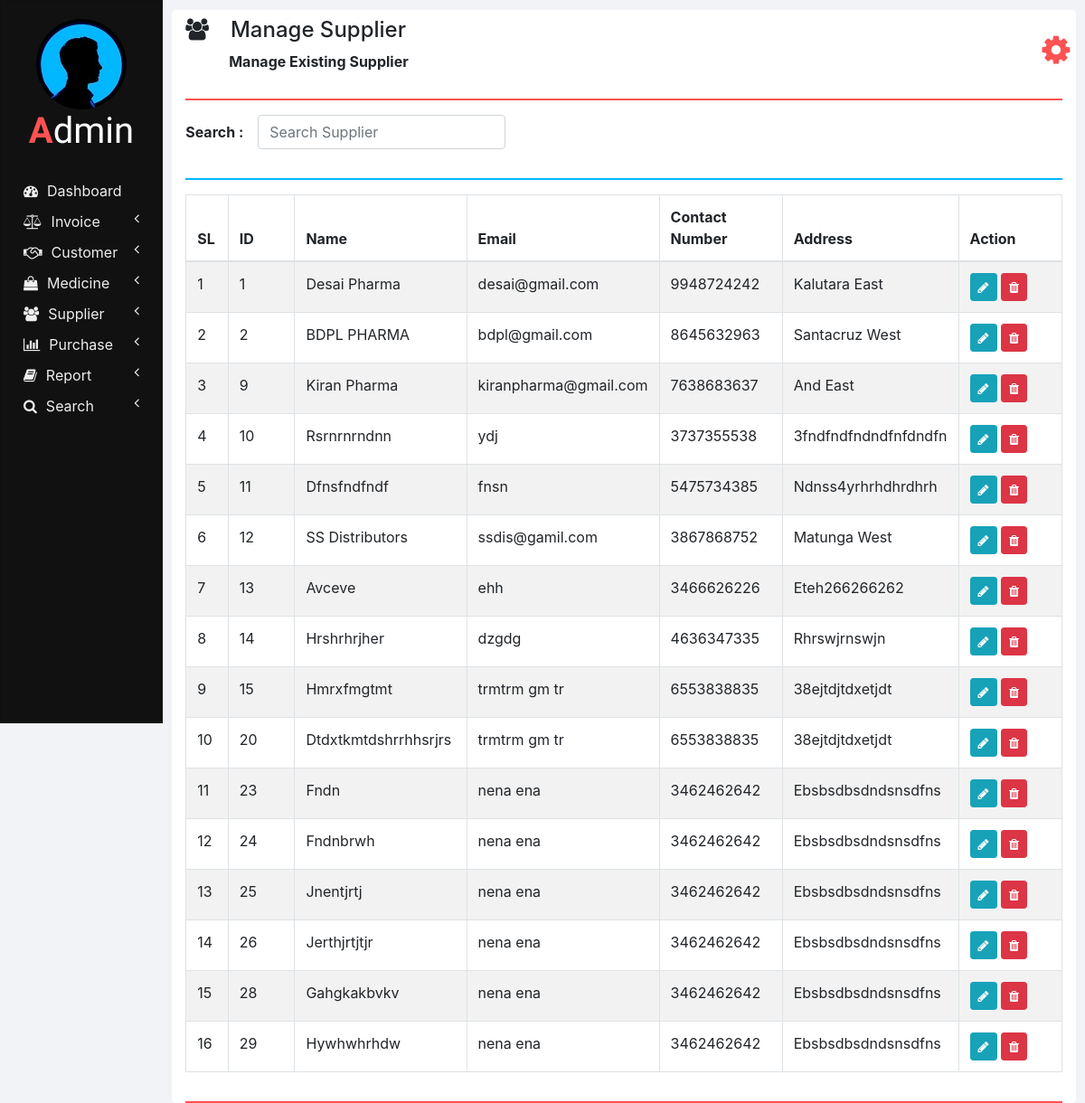
Page /manage_supplier.php on the committed database.
### tables this page shows
CREATE TABLE `suppliers` (
  `ID` int(11) NOT NULL,
  `NAME` varchar(100) NOT NULL,
  `EMAIL` varchar(100) NOT NULL,
  `CONTACT_NUMBER` varchar(10) NOT NULL,
  `ADDRESS` varchar(100) NOT NULL
);

### php/manage_supplier.php (the view, shortened to what this page needs)
<?php
  function showSuppliers($id) {
    require "db_connection.php";
    if($con) {
      $seq_no = 0;
      $query = "SELECT * FROM suppliers";
      $result = mysqli_query($con, $query);
      while($row = mysqli_fetch_array($result)) {
        $seq_no++;
        if($row['ID'] == $id)
          showEditOptionsRow($seq_no, $row);
        else
          showSupplierRow($seq_no, $row);
      }
    }
  }
  function showSupplierRow($seq_no, $row) {
    ?>
    <tr>
      <td><?php echo $seq_no; ?></td>
      <td><?php echo $row['ID'] ?></td>
      <td><?php echo $row['NAME']; ?></td>
      <td><?php echo $row['EMAIL']; ?></td>
      <td><?php echo $row['CONTACT_NUMBER']; ?></td>
      <td><?php echo $row['ADDRESS']; ?></td>
      <td>
        <button href="" class="btn btn-info btn-sm" onclick="editSupplier(<?php echo $row['ID']; ?>);">
          <i class="fa fa-pencil"></i>
        </button>
        <button class="btn btn-danger btn-sm" onclick="deleteSupplier(<?php echo $row['ID']; ?>);">
          <i class="fa fa-trash"></i>
        </button>
      </td>
    </tr>
    <?php
  }
  ?>

### css/sidenav.css (style rules this page uses)
body { background-color: #f1f3f6; }
.sidenav { width: 15%; height: 100vh; background-color: #222222; position: fixed; z-index: 1; flex: 1 0 auto; }
.card { width: 100%; height: 100%; top: 0; border-radius: 0; background-color: #111111; }
.logo .logo-caption { font-family: 'Poiret One', cursive; color: #ffffff; text-align: center; margin-bottom: 25px; }
.logo .profile { margin-left: 50%; border-radius: 50%; transform: translate(-50%); }
.logo .tweak { color: #ff5252; font-weight: bold; }
.main-menu-item { padding: 5px 5px; cursor: pointer; }
.main-menu-item > a { color: #eeeeee; text-decoration: none; font-size: 16px; }
.main-menu-item > a > span { margin-left: 10px; }

### css/home.css (style rules this page uses)
html, body { height: 100vh; }

### rows in the picture
suppliers: seq_no "1", ID "1", NAME "Desai Pharma", EMAIL "desai@gmail.com", CONTACT_NUMBER "9948724242", ADDRESS "Kalutara East"
suppliers: seq_no "2", ID "2", NAME "BDPL PHARMA", EMAIL "bdpl@gmail.com", CONTACT_NUMBER "8645632963", ADDRESS "Santacruz West"
suppliers: seq_no "3", ID "9", NAME "Kiran Pharma", EMAIL "kiranpharma@gmail.com", CONTACT_NUMBER "7638683637", ADDRESS "And East"
suppliers: seq_no "4", ID "10", NAME "Rsrnrnrndnn", EMAIL "ydj", CONTACT_NUMBER "3737355538", ADDRESS "3fndfndfndndfnfdndfn"
suppliers: seq_no "5", ID "11", NAME "Dfnsfndfndf", EMAIL "fnsn", CONTACT_NUMBER "5475734385", ADDRESS "Ndnss4yrhrhdhrdhrh"
suppliers: seq_no "6", ID "12", NAME "SS Distributors", EMAIL "ssdis@gamil.com", CONTACT_NUMBER "3867868752", ADDRESS "Matunga West"
suppliers: seq_no "7", ID "13", NAME "Avceve", EMAIL "ehh", CONTACT_NUMBER "3466626226", ADDRESS "Eteh266266262"
suppliers: seq_no "8", ID "14", NAME "Hrshrhrjher", EMAIL "dzgdg", CONTACT_NUMBER "4636347335", ADDRESS "Rhrswjrnswjn"
suppliers: seq_no "9", ID "15", NAME "Hmrxfmgtmt", EMAIL "trmtrm gm tr", CONTACT_NUMBER "6553838835", ADDRESS "38ejtdjtdxetjdt"
suppliers: seq_no "10", ID "20", NAME "Dtdxtkmtdshrrhhsrjrs", EMAIL "trmtrm gm tr", CONTACT_NUMBER "6553838835", ADDRESS "38ejtdjtdxetjdt"
suppliers: seq_no "11", ID "23", NAME "Fndn", EMAIL "nena ena", CONTACT_NUMBER "3462462642", ADDRESS "Ebsbsdbsdndsnsdfns"
suppliers: seq_no "12", ID "24", NAME "Fndnbrwh", EMAIL "nena ena", CONTACT_NUMBER "3462462642", ADDRESS "Ebsbsdbsdndsnsdfns"
suppliers: seq_no "13", ID "25", NAME "Jnentjrtj", EMAIL "nena ena", CONTACT_NUMBER "3462462642", ADDRESS "Ebsbsdbsdndsnsdfns"
suppliers: seq_no "14", ID "26", NAME "Jerthjrtjtjr", EMAIL "nena ena", CONTACT_NUMBER "3462462642", ADDRESS "Ebsbsdbsdndsnsdfns"
suppliers: seq_no "15", ID "28", NAME "Gahgkakbvkv", EMAIL "nena ena", CONTACT_NUMBER "3462462642", ADDRESS "Ebsbsdbsdndsnsdfns"
suppliers: seq_no "16", ID "29", NAME "Hywhwhrhdw", EMAIL "nena ena", CONTACT_NUMBER "3462462642", ADDRESS "Ebsbsdbsdndsnsdfns"

### other values in the picture
$heading "Manage Supplier"
$sub_heading "Manage Existing Supplier"
